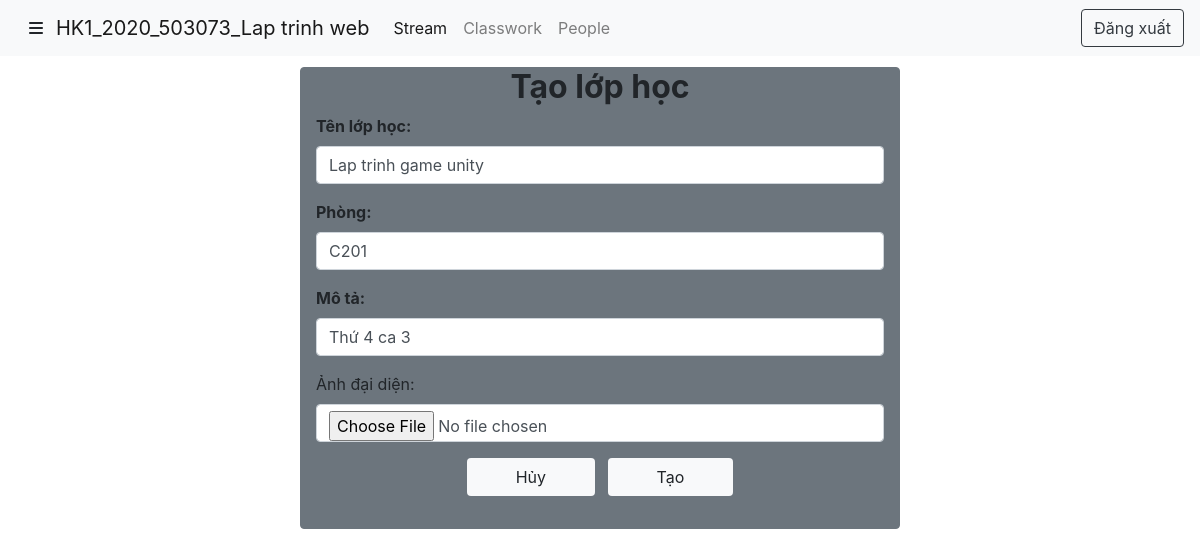
/Classroom/taolophoc.php?id=51 (signed in), run on the app's committed database.
### tables this page shows
CREATE TABLE `class` (
  `IdLop` int(10) NOT NULL,
  `IdAccount` int(10) NOT NULL,
  `TenLop` varchar(100) NOT NULL,
  `TenGv` varchar(100) NOT NULL,
  `Phong` char(10) NOT NULL,
  `MoTa` varchar(1024) NOT NULL,
  `AnhDaiDien` char(255) NOT NULL,
  `MaLop` char(8) NOT NULL
);

### Classroom/taolophoc.php (the view, shortened to what this page needs)
<!DOCTYPE html>
<html lang="en">
<head>
  <link rel="stylesheet" href="https://maxcdn.bootstrapcdn.com/bootstrap/4.5.2/css/bootstrap.min.css">
  <link rel="stylesheet" href="taolophoc.css">
</head>
<body>
  <nav class="navbar navbar-expand-lg navbar-light bg-light fixed-top">
    <button class="btn"><i class="fa fa-bars"></i></button>
    <a class="navbar-brand" href="#">HK1_2020_503073_Lap trinh web </a>
    <div class="collapse navbar-collapse" id="navbarNav">
      <ul class="navbar-nav">
        <li class="nav-item active">
          <a class="nav-link" href="#">Stream <span class="sr-only">(current)</span></a>
        </li>
        <li class="nav-item">
          <a class="nav-link" href="#">Classwork</a>
        </li>
        <li class="nav-item">
          <a class="nav-link" href="#">People</a>
        </li>
      </ul>
    </div>
    <div>
      <a class="btn btn-outline-dark" href="logout.php">Đăng xuất</a>
    </div>
  </nav>
  <div class="container w-50 border border-secondary justify-content-center rounded lophoc bg-secondary">
    <h2 class="text-center font-weight-bold">Tạo lớp học</h2>
    <form action="" method="post" novalidate enctype="multipart/form-data">
      <?php
      $conn = open_database();
      $nameclass = "";
      $room = "";
      $description = "";
        if (isset($_GET["id"])) {
          $id = $_GET["id"];
          $sql = "SELECT * FROM class WHERE IdLop=$id";
          $result = $conn->query($sql);
          $row = $result->fetch_assoc();
          $nameclass = $row["TenLop"];
          $room = $row["Phong"];
          $description = $row["MoTa"];
        }
      ?>
      <div class="form-group font-weight-bold">
        <label for="nameclass">Tên lớp học:</label>
        <input value="<?= $nameclass ?>" type="nameclass" class="form-control" id="nameclass" placeholder="Nhập tên lớp " name="nameclass">
      </div>
      <div class="form-group font-weight-bold">
        <label for="room">Phòng:</label>
        <input value="<?= $room ?>" type="room" class="form-control" id="room" placeholder="Nhập phòng học" name="room">
      </div>
      <div class="form-group font-weight-bold">
        <label for="description">Mô tả:</label>
        <input value="<?= $description ?>" type="text" class="form-control" id="description" placeholder="Nhập mô tả" name="description">
      </div>
      <div class="form-group">
        <label for="image">Ảnh đại diện:</label>
        <input type="file" class="form-control" placeholder="Chọn ảnh" id='image' name='image'>
      </div>
      <div class="form-group text-center ">
        <button type="reset" class="btn bg-light mr-2 pl-5 pr-5 mb-3">Hủy</button>
        <button type="submit" class="btn bg-light pl-5 pr-5 mb-3">Tạo</button>
      </div>
    </form>
  </div>
</body>
</html>

### Classroom/taolophoc.css (style rules this page uses)
div.lophoc { margin-top: 50px; }

### data on the page
class: nameclass "Lap trinh game unity", room "C201", description "Thứ 4 ca 3"
